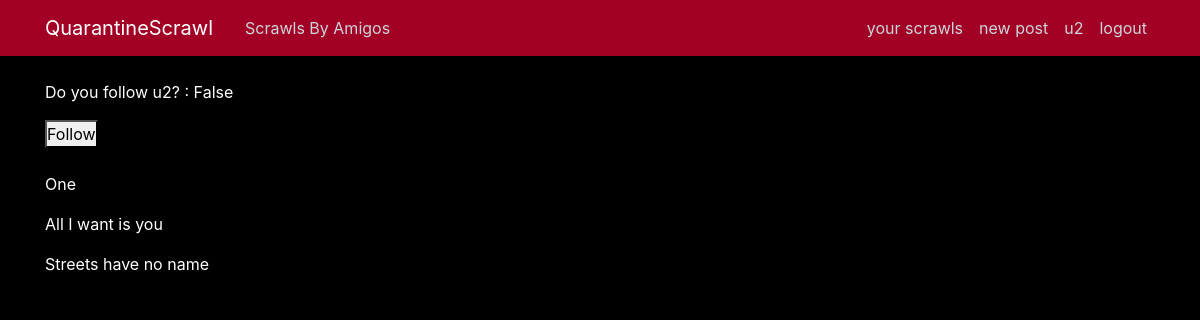
The page /user/test/13 (signed in) on the database as committed earlier.
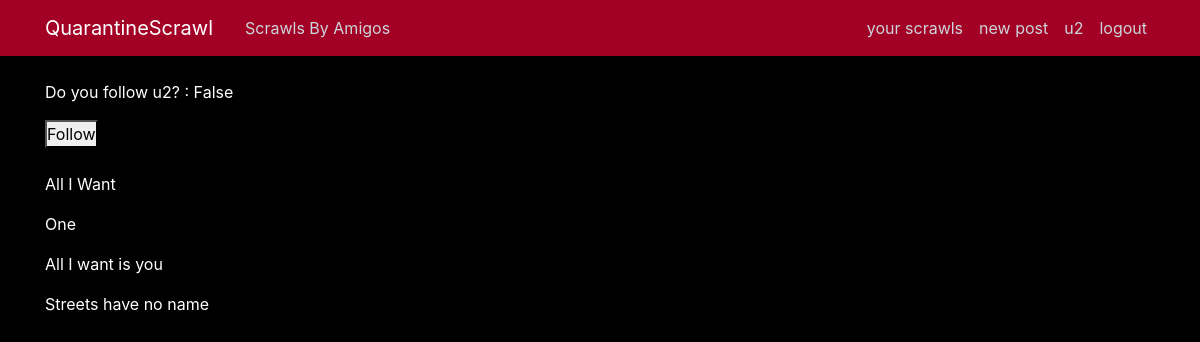
The same page on the database as committed later.
### users/models.py (models this page shows, shortened)
class Profile(models.Model):
    user = models.OneToOneField(User, on_delete=models.CASCADE)
    image = models.ImageField(default="poseidon.jpg", upload_to="profile_pics")
    follow = models.ManyToManyField(User, related_name="followers", blank=True)
    follower = models.ManyToManyField(User, related_name="follows", blank=True)

### blog/models.py (models this page shows, shortened)
class Post(models.Model):
    title = models.CharField(max_length=100)
    content = RichTextUploadingField()
    date = models.DateTimeField(default=timezone.now)
    author = models.ForeignKey(User, on_delete=models.CASCADE)
    liked = models.ManyToManyField(User, related_name="liked", default=None, blank=True)
    commented = models.ManyToManyField(
        User, related_name="commented", default=None, blank=True
    )
    created = models.DateTimeField(auto_now=True)
    updated = models.DateTimeField(auto_now_add=True)

### blog/views.py (the view)
# urls.py: path("user/test/<int:pk>", TestDetailed.as_view(), name="test-details"),
class TestDetailed(DeleteView):
    model = Profile
    template_name = "blog/test2.html"
    def get_object(self, **kwargs):  # getting the pk from the url
        pk = self.kwargs.get("pk")
        viewProfile = Profile.objects.get(pk=pk)
        return viewProfile
    def get_context_data(self, **kwargs):
        context = super().get_context_data(**kwargs)
        viewProfile = self.get_object()
        loggedInProfile = Profile.objects.get(user=self.request.user)
        if viewProfile.user in loggedInProfile.follow.all():
            following = True
        else:
            following = False
        context["following"] = following
        context["posts"] = Post.objects.filter(author=viewProfile.user).order_by(
            "-date"
        )
        context["name"] = Profile.objects.filter(user=viewProfile.user)
        return context

### blog/templates/blog/test2.html (shortened to what this page needs)
{% extends "blog/base.html" %}
{% load static %}
{% block content %}
{% for n in name %}
<p style="color:white;">Do you follow {{n.user}}? : {{following}}</p>
{% if following %}
<form action="{% url 'follow-unfollow-view' %}" method="POST">
    {% csrf_token %}
    <input type="hidden" name="view_profile_pk" value="{{n.pk}}">
    <button type="submit">Unfollow</button>
</form>
{% else %}
<form action="{% url 'follow-unfollow-view' %}" method="POST">
    <button type="submit" >Follow</button>
</form>
{% endif %}
{% endfor %}
 <br>
{% for post in posts %}
<p style="color:white;">{{post.title}}</p>
{% endfor %}
{% endblock content %}

Rows that differ between the two databases and show on the page:
added Post: title "All I Want"
